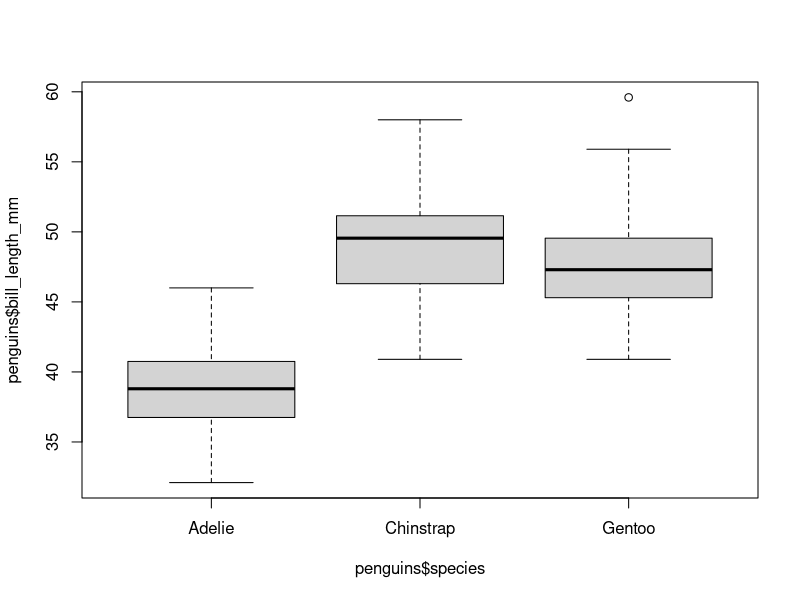

Generate this figure with R:
## ---- chunk 1
knitr::opts_chunk$set(echo = TRUE)
## ---- chunk 2
library(tidyverse)
library(palmerpenguins)

penguins # this is the dataset

## ---- chunk 3
glimpse(penguins)
summary(penguins)
## ---- chunk 4
boxplot(penguins$bill_length_mm ~ penguins$species)

## Note: we recommend ggplot for the final report (and any other reports), 
## but we're just taking a look here so we'll use base R

## ---- chunk 5
penguins_clean <- penguins %>% 
  filter(!is.na(bill_length_mm) & !is.na(bill_depth_mm) & 
           !is.na(flipper_length_mm) & !is.na(body_mass_g) & 
           !is.na(sex))

summary(penguins_clean)
## ---- chunk 6
penguins_clean <- penguins_clean %>% mutate(
  treatment = case_when(species=="Adelie" ~ 1,
                        species!="Adelie" ~ 0))

## Let's run a small sanity check to make sure this makes sense
penguins_clean %>% select(species, treatment) %>% head(10)
table(penguins_clean$treatment)
table(penguins_clean$species)
## ---- chunk 7
prop_model <- glm(treatment ~ sex + island + body_mass_g, data=penguins_clean, family=binomial)


penguins_clean <- penguins_clean %>% 
  mutate(predicted_propensity = 
           predict(prop_model, data = penguins_clean, type = "response"))

# Now we use our forecast to create matches. 
# For every penguin who was actually treated (species=Adelie) 
# we want the untreated penguin who was considered as similar 
# to them (based on propensity score) as possible.

penguins_clean <- 
  penguins_clean %>% 
  arrange(predicted_propensity, treatment)

## We will use the arm package which contains the matching function 
## This finds which is the closest of the ones that were treated, to 
## each one that was not treated.

library(arm)

matches <- matching(z = penguins_clean$treatment, 
                         score = penguins_clean$predicted_propensity)

penguins_clean <- cbind(penguins_clean, matches)

## Now we can reduce the data to only contain the matches
penguins_matched <- 
  penguins_clean %>% 
  filter(match.ind != 0)

## ---- chunk 8
# Now we can examinethe 'effect' of being in the treatment group on
# on the average bill length.

prop_reg_model <- 
  lm(bill_length_mm ~ treatment, 
                data = penguins_matched)


summary(prop_reg_model)

## OR huxtable::huxreg(prop_reg_model)
## OR kable()
## OR broom
